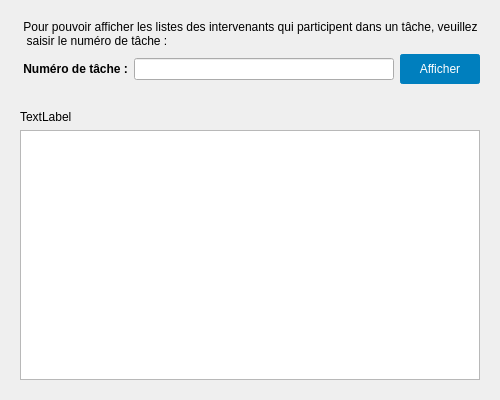
<?xml version="1.0" encoding="UTF-8"?>
<ui version="4.0">
 <class>get_id_composer_participer</class>
 <widget class="QDialog" name="get_id_composer_participer">
  <property name="geometry">
   <rect>
    <x>0</x>
    <y>0</y>
    <width>500</width>
    <height>400</height>
   </rect>
  </property>
  <property name="minimumSize">
   <size>
    <width>500</width>
    <height>300</height>
   </size>
  </property>
  <property name="maximumSize">
   <size>
    <width>500</width>
    <height>400</height>
   </size>
  </property>
  <property name="windowTitle">
   <string>Dialog</string>
  </property>
  <layout class="QVBoxLayout" name="verticalLayout_3">
   <item>
    <widget class="QStackedWidget" name="stackedWidget">
     <property name="currentIndex">
      <number>2</number>
     </property>
     <widget class="QWidget" name="page">
      <layout class="QVBoxLayout" name="verticalLayout_2">
       <item>
        <widget class="QLabel" name="label">
         <property name="text">
          <string>Pour afficher les listes tâches inclusent dans un projet, veuillez saisir sa référence :</string>
         </property>
        </widget>
       </item>
       <item>
        <layout class="QHBoxLayout" name="horizontalLayout">
         <item>
          <widget class="QLabel" name="label_2">
           <property name="font">
            <font>
             <weight>75</weight>
             <bold>true</bold>
            </font>
           </property>
           <property name="text">
            <string>Référence du Projet :</string>
           </property>
          </widget>
         </item>
         <item>
          <widget class="QLineEdit" name="lineEdit_Ref_Proj_pour_afficher_ses_taches"/>
         </item>
         <item>
          <widget class="QPushButton" name="pushButton_afficher_les_taches_inclus_dans_un_Projet">
           <property name="minimumSize">
            <size>
             <width>80</width>
             <height>30</height>
            </size>
           </property>
           <property name="maximumSize">
            <size>
             <width>80</width>
             <height>30</height>
            </size>
           </property>
           <property name="layoutDirection">
            <enum>Qt::RightToLeft</enum>
           </property>
           <property name="styleSheet">
            <string notr="true">background-color: rgb(0, 127, 190);
color:white;
border-color:  rgb(0, 127, 190);
border-width:2px;
border-style:solid;
border-radius:3px;
width:80px;
height:30px;</string>
           </property>
           <property name="text">
            <string>Afficher</string>
           </property>
          </widget>
         </item>
        </layout>
       </item>
       <item>
        <spacer name="verticalSpacer_3">
         <property name="orientation">
          <enum>Qt::Vertical</enum>
         </property>
         <property name="sizeHint" stdset="0">
          <size>
           <width>20</width>
           <height>40</height>
          </size>
         </property>
        </spacer>
       </item>
       <item>
        <widget class="QLabel" name="label_9">
         <property name="text">
          <string>TextLabel</string>
         </property>
        </widget>
       </item>
       <item>
        <widget class="QTableView" name="tableView">
         <property name="minimumSize">
          <size>
           <width>0</width>
           <height>250</height>
          </size>
         </property>
        </widget>
       </item>
      </layout>
     </widget>
     <widget class="QWidget" name="page_2">
      <layout class="QVBoxLayout" name="verticalLayout">
       <item>
        <widget class="QLabel" name="label_3">
         <property name="text">
          <string>Pour afficher la liste des projets dont les tâches sont inclus, veuillez saisir la numéro de tâche :</string>
         </property>
        </widget>
       </item>
       <item>
        <layout class="QHBoxLayout" name="horizontalLayout_2">
         <item>
          <widget class="QLabel" name="label_4">
           <property name="font">
            <font>
             <weight>75</weight>
             <bold>true</bold>
            </font>
           </property>
           <property name="text">
            <string>Numéro de tâche :</string>
           </property>
          </widget>
         </item>
         <item>
          <widget class="QLineEdit" name="lineEdit_2"/>
         </item>
         <item>
          <widget class="QPushButton" name="pushButton_2">
           <property name="minimumSize">
            <size>
             <width>80</width>
             <height>30</height>
            </size>
           </property>
           <property name="maximumSize">
            <size>
             <width>80</width>
             <height>30</height>
            </size>
           </property>
           <property name="layoutDirection">
            <enum>Qt::RightToLeft</enum>
           </property>
           <property name="styleSheet">
            <string notr="true">background-color: rgb(0, 127, 190);
color:white;
border-color:  rgb(0, 127, 190);
border-width:2px;
border-style:solid;
border-radius:3px;
width:80px;
height:30px;</string>
           </property>
           <property name="text">
            <string>Afficher</string>
           </property>
          </widget>
         </item>
        </layout>
       </item>
       <item>
        <spacer name="verticalSpacer">
         <property name="orientation">
          <enum>Qt::Vertical</enum>
         </property>
         <property name="sizeHint" stdset="0">
          <size>
           <width>20</width>
           <height>40</height>
          </size>
         </property>
        </spacer>
       </item>
       <item>
        <widget class="QLabel" name="label_6">
         <property name="text">
          <string>TextLabel</string>
         </property>
        </widget>
       </item>
       <item>
        <widget class="QTableView" name="tableView_2">
         <property name="minimumSize">
          <size>
           <width>0</width>
           <height>250</height>
          </size>
         </property>
        </widget>
       </item>
      </layout>
     </widget>
     <widget class="QWidget" name="page_3">
      <layout class="QVBoxLayout" name="verticalLayout_4">
       <item>
        <widget class="QLabel" name="label_5">
         <property name="text">
          <string> Pour pouvoir afficher les listes des intervenants qui participent dans un tâche, veuillez 
  saisir le numéro de tâche :</string>
         </property>
        </widget>
       </item>
       <item>
        <layout class="QHBoxLayout" name="horizontalLayout_3">
         <item>
          <widget class="QLabel" name="label_7">
           <property name="font">
            <font>
             <weight>75</weight>
             <bold>true</bold>
            </font>
           </property>
           <property name="text">
            <string> Numéro de tâche :</string>
           </property>
          </widget>
         </item>
         <item>
          <widget class="QLineEdit" name="lineEdit_3"/>
         </item>
         <item>
          <widget class="QPushButton" name="pushButton_3">
           <property name="minimumSize">
            <size>
             <width>80</width>
             <height>30</height>
            </size>
           </property>
           <property name="maximumSize">
            <size>
             <width>80</width>
             <height>30</height>
            </size>
           </property>
           <property name="layoutDirection">
            <enum>Qt::RightToLeft</enum>
           </property>
           <property name="styleSheet">
            <string notr="true">background-color: rgb(0, 127, 190);
color:white;
border-color:  rgb(0, 127, 190);
border-width:2px;
border-style:solid;
border-radius:3px;
width:80px;
height:30px;</string>
           </property>
           <property name="text">
            <string>Afficher</string>
           </property>
          </widget>
         </item>
        </layout>
       </item>
       <item>
        <spacer name="verticalSpacer_2">
         <property name="orientation">
          <enum>Qt::Vertical</enum>
         </property>
         <property name="sizeHint" stdset="0">
          <size>
           <width>20</width>
           <height>40</height>
          </size>
         </property>
        </spacer>
       </item>
       <item>
        <widget class="QLabel" name="label_8">
         <property name="text">
          <string>TextLabel</string>
         </property>
        </widget>
       </item>
       <item>
        <widget class="QTableView" name="tableView_3">
         <property name="minimumSize">
          <size>
           <width>0</width>
           <height>250</height>
          </size>
         </property>
        </widget>
       </item>
      </layout>
     </widget>
    </widget>
   </item>
  </layout>
 </widget>
 <resources/>
 <connections/>
</ui>
